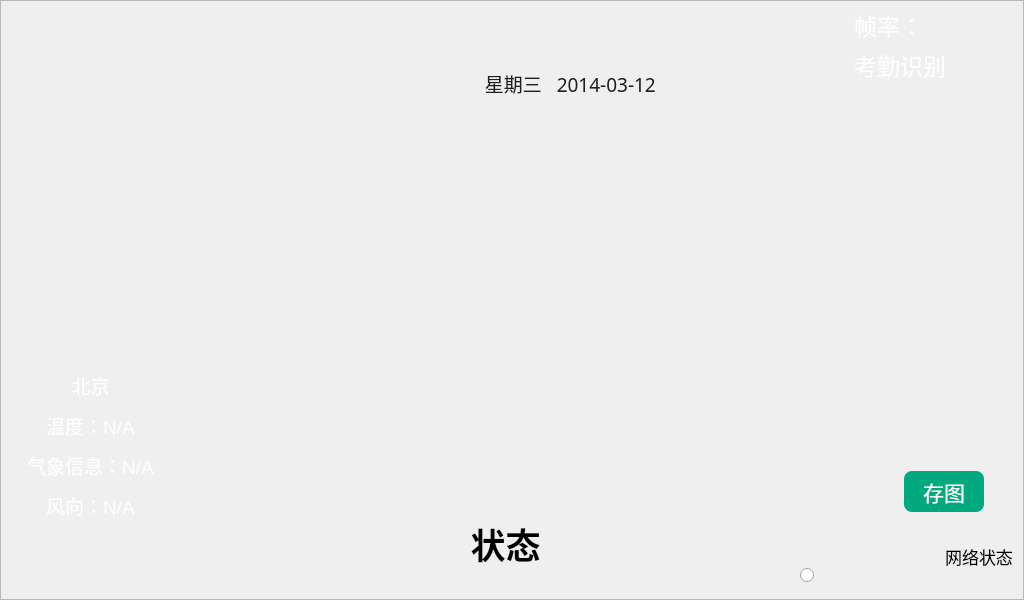
<?xml version="1.0" encoding="UTF-8"?>
<ui version="4.0">
 <class>DialogIdentify</class>
 <widget class="QWidget" name="DialogIdentify">
  <property name="geometry">
   <rect>
    <x>0</x>
    <y>0</y>
    <width>1024</width>
    <height>600</height>
   </rect>
  </property>
  <property name="minimumSize">
   <size>
    <width>0</width>
    <height>0</height>
   </size>
  </property>
  <property name="mouseTracking">
   <bool>true</bool>
  </property>
  <property name="windowTitle">
   <string>识别</string>
  </property>
  <property name="styleSheet">
   <string notr="true">QFrame#centralWgt
{
	background-image: url(:/image/ui_background_on_iden.png);
}</string>
  </property>
  <widget class="QFrame" name="centralWgt">
   <property name="geometry">
    <rect>
     <x>0</x>
     <y>0</y>
     <width>1024</width>
     <height>600</height>
    </rect>
   </property>
   <property name="autoFillBackground">
    <bool>false</bool>
   </property>
   <property name="styleSheet">
    <string notr="true">/*QWidget#wgtLeft
{    
	background-image: url(:/image/ui_iden_left_irisking.png);
}*/


QRadioButton:checked{
    color: blue;
    font: bold;
}

QRadioButton::indicator:unchecked {
	image: url(:/image/radiobuttonUnchecked_32pt.png);
 }

QRadioButton::indicator:checked {
	image: url(:/image/radiobuttonChecked_32pt.png);
 }

QWidget#wgtNetStatus
{
	background-image: url(:/image/ui_network_state.png);
}

QToolButton#toolBtnBell{
        border-top-left-radius: 3px;
        border-bottom-left-radius: 3px;  
	    background-image: url(:/image/ui_bell_normal.png);
    }
QToolButton#toolBtnBell:pressed{
	    background-image: url(:/image/ui_bell_pressed.png);
    }

QToolButton#toolBtnLogin{
        border-top-left-radius: 3px;  
        border-bottom-left-radius: 3px; 
	    background-image: url(:/image/ui_login_normal.png);
    }
QToolButton#toolBtnLogin:pressed{
	    background-image: url(:/image/ui_login_pressed.png);
    }

QLabel#labBorder
{
	background-image: url(:/image/ui_video_border.png);
}

QLabel#labLogo
{
	background-image: url(:/image/ui_iden_left_irisking.png);
}

QLabel#labStatu
{
    color: rgb(0, 0, 0);
    border-radius: 20px;
    padding: 6px;
    font: bold 26pt &quot;浪漫雅圆&quot;;
	border-image: url(:/image/ui_bar_wait.png);
}

QLabel#labDate
{
	border-image: url(:/image/ui_date_background.png);
    color: rgb(30, 30,30);
}

QLabel#labEye
{
     border-radius: 7px;
}

*{
   color: rgb(255, 255, 255);
}</string>
   </property>
   <property name="frameShape">
    <enum>QFrame::StyledPanel</enum>
   </property>
   <property name="frameShadow">
    <enum>QFrame::Raised</enum>
   </property>
   <property name="lineWidth">
    <number>0</number>
   </property>
   <widget class="QLabel" name="labelSleep">
    <property name="geometry">
     <rect>
      <x>245</x>
      <y>138</y>
      <width>498</width>
      <height>373</height>
     </rect>
    </property>
    <property name="sizePolicy">
     <sizepolicy hsizetype="Fixed" vsizetype="Fixed">
      <horstretch>0</horstretch>
      <verstretch>0</verstretch>
     </sizepolicy>
    </property>
    <property name="styleSheet">
     <string notr="true">background-image: url();</string>
    </property>
    <property name="frameShape">
     <enum>QFrame::NoFrame</enum>
    </property>
    <property name="lineWidth">
     <number>0</number>
    </property>
    <property name="text">
     <string/>
    </property>
    <property name="scaledContents">
     <bool>true</bool>
    </property>
    <property name="alignment">
     <set>Qt::AlignCenter</set>
    </property>
   </widget>
   <widget class="QLabel" name="labEye">
    <property name="enabled">
     <bool>true</bool>
    </property>
    <property name="geometry">
     <rect>
      <x>178</x>
      <y>104</y>
      <width>664</width>
      <height>498</height>
     </rect>
    </property>
    <property name="sizePolicy">
     <sizepolicy hsizetype="Fixed" vsizetype="Fixed">
      <horstretch>0</horstretch>
      <verstretch>0</verstretch>
     </sizepolicy>
    </property>
    <property name="sizeIncrement">
     <size>
      <width>0</width>
      <height>0</height>
     </size>
    </property>
    <property name="font">
     <font>
      <pointsize>20</pointsize>
     </font>
    </property>
    <property name="autoFillBackground">
     <bool>false</bool>
    </property>
    <property name="styleSheet">
     <string notr="true">background-image: url();</string>
    </property>
    <property name="frameShape">
     <enum>QFrame::NoFrame</enum>
    </property>
    <property name="lineWidth">
     <number>0</number>
    </property>
    <property name="midLineWidth">
     <number>0</number>
    </property>
    <property name="text">
     <string/>
    </property>
    <property name="scaledContents">
     <bool>true</bool>
    </property>
    <property name="alignment">
     <set>Qt::AlignCenter</set>
    </property>
   </widget>
   <widget class="QLabel" name="labDate">
    <property name="geometry">
     <rect>
      <x>480</x>
      <y>68</y>
      <width>190</width>
      <height>30</height>
     </rect>
    </property>
    <property name="font">
     <font>
      <family>Garuda</family>
      <pointsize>14</pointsize>
      <weight>50</weight>
      <italic>false</italic>
      <bold>false</bold>
     </font>
    </property>
    <property name="styleSheet">
     <string notr="true"/>
    </property>
    <property name="text">
     <string> 星期三   2014-03-12</string>
    </property>
    <property name="alignment">
     <set>Qt::AlignLeading|Qt::AlignLeft|Qt::AlignVCenter</set>
    </property>
    <property name="margin">
     <number>3</number>
    </property>
    <property name="indent">
     <number>-1</number>
    </property>
   </widget>
   <widget class="QWidget" name="wgtLeftWeatherInfo" native="true">
    <property name="geometry">
     <rect>
      <x>0</x>
      <y>105</y>
      <width>180</width>
      <height>498</height>
     </rect>
    </property>
    <property name="styleSheet">
     <string notr="true"/>
    </property>
    <widget class="QLabel" name="labWeatherIMG">
     <property name="enabled">
      <bool>false</bool>
     </property>
     <property name="geometry">
      <rect>
       <x>40</x>
       <y>70</y>
       <width>101</width>
       <height>101</height>
      </rect>
     </property>
     <property name="layoutDirection">
      <enum>Qt::LeftToRight</enum>
     </property>
     <property name="autoFillBackground">
      <bool>false</bool>
     </property>
     <property name="text">
      <string/>
     </property>
     <property name="pixmap">
      <pixmap resource="ikembx00.qrc">:/image/ui_weather_1.png</pixmap>
     </property>
     <property name="scaledContents">
      <bool>true</bool>
     </property>
     <property name="alignment">
      <set>Qt::AlignCenter</set>
     </property>
    </widget>
    <widget class="QLabel" name="labCityName">
     <property name="geometry">
      <rect>
       <x>10</x>
       <y>260</y>
       <width>161</width>
       <height>41</height>
      </rect>
     </property>
     <property name="font">
      <font>
       <pointsize>14</pointsize>
      </font>
     </property>
     <property name="text">
      <string>北京</string>
     </property>
     <property name="alignment">
      <set>Qt::AlignCenter</set>
     </property>
    </widget>
    <widget class="QLabel" name="labTemp">
     <property name="geometry">
      <rect>
       <x>10</x>
       <y>300</y>
       <width>161</width>
       <height>41</height>
      </rect>
     </property>
     <property name="font">
      <font>
       <pointsize>14</pointsize>
      </font>
     </property>
     <property name="text">
      <string>温度：N/A</string>
     </property>
     <property name="alignment">
      <set>Qt::AlignCenter</set>
     </property>
    </widget>
    <widget class="QLabel" name="labWeather">
     <property name="geometry">
      <rect>
       <x>10</x>
       <y>340</y>
       <width>161</width>
       <height>41</height>
      </rect>
     </property>
     <property name="font">
      <font>
       <pointsize>14</pointsize>
      </font>
     </property>
     <property name="text">
      <string>气象信息：N/A</string>
     </property>
     <property name="alignment">
      <set>Qt::AlignCenter</set>
     </property>
    </widget>
    <widget class="QLabel" name="labWinp">
     <property name="geometry">
      <rect>
       <x>10</x>
       <y>380</y>
       <width>161</width>
       <height>41</height>
      </rect>
     </property>
     <property name="font">
      <font>
       <pointsize>14</pointsize>
      </font>
     </property>
     <property name="text">
      <string>风向：N/A</string>
     </property>
     <property name="alignment">
      <set>Qt::AlignCenter</set>
     </property>
    </widget>
   </widget>
   <widget class="QWidget" name="wgtRight" native="true">
    <property name="geometry">
     <rect>
      <x>844</x>
      <y>1</y>
      <width>180</width>
      <height>601</height>
     </rect>
    </property>
    <widget class="QToolButton" name="toolBtnLogin">
     <property name="geometry">
      <rect>
       <x>11</x>
       <y>330</y>
       <width>165</width>
       <height>110</height>
      </rect>
     </property>
     <property name="sizePolicy">
      <sizepolicy hsizetype="Preferred" vsizetype="Preferred">
       <horstretch>0</horstretch>
       <verstretch>0</verstretch>
      </sizepolicy>
     </property>
     <property name="minimumSize">
      <size>
       <width>120</width>
       <height>100</height>
      </size>
     </property>
     <property name="font">
      <font>
       <pointsize>16</pointsize>
      </font>
     </property>
     <property name="mouseTracking">
      <bool>true</bool>
     </property>
     <property name="focusPolicy">
      <enum>Qt::NoFocus</enum>
     </property>
     <property name="autoFillBackground">
      <bool>false</bool>
     </property>
     <property name="toolButtonStyle">
      <enum>Qt::ToolButtonIconOnly</enum>
     </property>
    </widget>
    <widget class="QToolButton" name="toolBtnBell">
     <property name="geometry">
      <rect>
       <x>10</x>
       <y>130</y>
       <width>165</width>
       <height>110</height>
      </rect>
     </property>
     <property name="sizePolicy">
      <sizepolicy hsizetype="Preferred" vsizetype="Preferred">
       <horstretch>0</horstretch>
       <verstretch>0</verstretch>
      </sizepolicy>
     </property>
     <property name="minimumSize">
      <size>
       <width>120</width>
       <height>100</height>
      </size>
     </property>
     <property name="font">
      <font>
       <pointsize>16</pointsize>
      </font>
     </property>
     <property name="mouseTracking">
      <bool>true</bool>
     </property>
     <property name="focusPolicy">
      <enum>Qt::NoFocus</enum>
     </property>
     <property name="autoFillBackground">
      <bool>false</bool>
     </property>
     <property name="toolButtonStyle">
      <enum>Qt::ToolButtonIconOnly</enum>
     </property>
    </widget>
    <widget class="QLabel" name="labCountDown">
     <property name="geometry">
      <rect>
       <x>140</x>
       <y>336</y>
       <width>31</width>
       <height>30</height>
      </rect>
     </property>
     <property name="font">
      <font>
       <pointsize>18</pointsize>
      </font>
     </property>
     <property name="styleSheet">
      <string notr="true">color:rgb(255, 255, 255);
background-image: url();
border-radius: 6px; </string>
     </property>
     <property name="text">
      <string/>
     </property>
     <property name="alignment">
      <set>Qt::AlignCenter</set>
     </property>
    </widget>
    <widget class="QWidget" name="wgtNetStatus" native="true">
     <property name="geometry">
      <rect>
       <x>11</x>
       <y>520</y>
       <width>171</width>
       <height>71</height>
      </rect>
     </property>
     <property name="styleSheet">
      <string notr="true"/>
     </property>
     <layout class="QGridLayout" name="gridLayout_2">
      <property name="leftMargin">
       <number>11</number>
      </property>
      <property name="topMargin">
       <number>0</number>
      </property>
      <property name="rightMargin">
       <number>0</number>
      </property>
      <property name="bottomMargin">
       <number>0</number>
      </property>
      <property name="horizontalSpacing">
       <number>3</number>
      </property>
      <item row="0" column="0">
       <widget class="QLabel" name="labNetStateVal">
        <property name="minimumSize">
         <size>
          <width>63</width>
          <height>63</height>
         </size>
        </property>
        <property name="maximumSize">
         <size>
          <width>63</width>
          <height>63</height>
         </size>
        </property>
        <property name="frameShape">
         <enum>QFrame::NoFrame</enum>
        </property>
        <property name="text">
         <string/>
        </property>
        <property name="alignment">
         <set>Qt::AlignRight|Qt::AlignTrailing|Qt::AlignVCenter</set>
        </property>
       </widget>
      </item>
      <item row="0" column="1">
       <widget class="QLabel" name="labNetStatus">
        <property name="font">
         <font>
          <pointsize>13</pointsize>
         </font>
        </property>
        <property name="styleSheet">
         <string notr="true">color: rgb(0, 0, 0);</string>
        </property>
        <property name="frameShape">
         <enum>QFrame::NoFrame</enum>
        </property>
        <property name="text">
         <string>网络状态</string>
        </property>
        <property name="alignment">
         <set>Qt::AlignCenter</set>
        </property>
       </widget>
      </item>
     </layout>
    </widget>
    <widget class="QLabel" name="labCount">
     <property name="geometry">
      <rect>
       <x>10</x>
       <y>10</y>
       <width>101</width>
       <height>28</height>
      </rect>
     </property>
     <property name="maximumSize">
      <size>
       <width>160</width>
       <height>16777215</height>
      </size>
     </property>
     <property name="font">
      <font>
       <pointsize>17</pointsize>
      </font>
     </property>
     <property name="styleSheet">
      <string notr="true">background-image: url();</string>
     </property>
     <property name="text">
      <string>帧率：</string>
     </property>
    </widget>
    <widget class="QLabel" name="labIsLogin">
     <property name="geometry">
      <rect>
       <x>10</x>
       <y>50</y>
       <width>120</width>
       <height>28</height>
      </rect>
     </property>
     <property name="minimumSize">
      <size>
       <width>120</width>
       <height>0</height>
      </size>
     </property>
     <property name="maximumSize">
      <size>
       <width>160</width>
       <height>16777215</height>
      </size>
     </property>
     <property name="font">
      <font>
       <pointsize>17</pointsize>
      </font>
     </property>
     <property name="layoutDirection">
      <enum>Qt::LeftToRight</enum>
     </property>
     <property name="styleSheet">
      <string notr="true">background-image: url();</string>
     </property>
     <property name="text">
      <string>考勤识别</string>
     </property>
     <property name="alignment">
      <set>Qt::AlignLeading|Qt::AlignLeft|Qt::AlignVCenter</set>
     </property>
    </widget>
    <widget class="QPushButton" name="btnSaveImage">
     <property name="geometry">
      <rect>
       <x>60</x>
       <y>470</y>
       <width>80</width>
       <height>41</height>
      </rect>
     </property>
     <property name="font">
      <font>
       <pointsize>16</pointsize>
      </font>
     </property>
     <property name="styleSheet">
      <string notr="true">background-color: rgb(0, 170, 127);
border-radius:8;</string>
     </property>
     <property name="text">
      <string>存图</string>
     </property>
    </widget>
    <zorder>toolBtnBell</zorder>
    <zorder>toolBtnLogin</zorder>
    <zorder>labCountDown</zorder>
    <zorder>wgtNetStatus</zorder>
    <zorder>labCount</zorder>
    <zorder>labIsLogin</zorder>
    <zorder>btnSaveImage</zorder>
   </widget>
   <widget class="QWidget" name="wgtTime" native="true">
    <property name="geometry">
     <rect>
      <x>90</x>
      <y>7</y>
      <width>380</width>
      <height>94</height>
     </rect>
    </property>
    <layout class="QGridLayout" name="gridLayout">
     <property name="horizontalSpacing">
      <number>20</number>
     </property>
     <property name="margin">
      <number>2</number>
     </property>
     <item row="0" column="0">
      <widget class="QLabel" name="labHour">
       <property name="sizePolicy">
        <sizepolicy hsizetype="Expanding" vsizetype="Expanding">
         <horstretch>0</horstretch>
         <verstretch>0</verstretch>
        </sizepolicy>
       </property>
       <property name="frameShape">
        <enum>QFrame::NoFrame</enum>
       </property>
       <property name="alignment">
        <set>Qt::AlignCenter</set>
       </property>
      </widget>
     </item>
     <item row="0" column="1">
      <widget class="QLabel" name="labMinute">
       <property name="sizePolicy">
        <sizepolicy hsizetype="Expanding" vsizetype="Expanding">
         <horstretch>0</horstretch>
         <verstretch>0</verstretch>
        </sizepolicy>
       </property>
       <property name="frameShape">
        <enum>QFrame::NoFrame</enum>
       </property>
       <property name="alignment">
        <set>Qt::AlignCenter</set>
       </property>
      </widget>
     </item>
     <item row="0" column="2">
      <widget class="QLabel" name="labSecond">
       <property name="sizePolicy">
        <sizepolicy hsizetype="Expanding" vsizetype="Expanding">
         <horstretch>0</horstretch>
         <verstretch>0</verstretch>
        </sizepolicy>
       </property>
       <property name="frameShape">
        <enum>QFrame::NoFrame</enum>
       </property>
       <property name="alignment">
        <set>Qt::AlignCenter</set>
       </property>
      </widget>
     </item>
    </layout>
   </widget>
   <widget class="QLabel" name="labBorder">
    <property name="geometry">
     <rect>
      <x>178</x>
      <y>102</y>
      <width>666</width>
      <height>500</height>
     </rect>
    </property>
    <property name="text">
     <string/>
    </property>
   </widget>
   <widget class="QLabel" name="labStatu">
    <property name="enabled">
     <bool>true</bool>
    </property>
    <property name="geometry">
     <rect>
      <x>240</x>
      <y>500</y>
      <width>531</width>
      <height>88</height>
     </rect>
    </property>
    <property name="minimumSize">
     <size>
      <width>0</width>
      <height>0</height>
     </size>
    </property>
    <property name="maximumSize">
     <size>
      <width>16777215</width>
      <height>88</height>
     </size>
    </property>
    <property name="font">
     <font>
      <family>浪漫雅圆</family>
      <pointsize>26</pointsize>
      <weight>75</weight>
      <italic>false</italic>
      <bold>true</bold>
     </font>
    </property>
    <property name="styleSheet">
     <string notr="true"/>
    </property>
    <property name="text">
     <string>状态</string>
    </property>
    <property name="alignment">
     <set>Qt::AlignCenter</set>
    </property>
   </widget>
   <widget class="QWidget" name="wgtLeftLogo" native="true">
    <property name="geometry">
     <rect>
      <x>0</x>
      <y>105</y>
      <width>180</width>
      <height>498</height>
     </rect>
    </property>
    <layout class="QGridLayout" name="gridLayout_3">
     <property name="leftMargin">
      <number>4</number>
     </property>
     <property name="topMargin">
      <number>1</number>
     </property>
     <property name="rightMargin">
      <number>4</number>
     </property>
     <property name="bottomMargin">
      <number>1</number>
     </property>
     <item row="0" column="0">
      <widget class="QLabel" name="labLogo">
       <property name="text">
        <string/>
       </property>
      </widget>
     </item>
    </layout>
   </widget>
   <widget class="QRadioButton" name="saveImageStatus">
    <property name="geometry">
     <rect>
      <x>800</x>
      <y>560</y>
      <width>31</width>
      <height>31</height>
     </rect>
    </property>
    <property name="text">
     <string/>
    </property>
   </widget>
   <zorder>labelSleep</zorder>
   <zorder>labEye</zorder>
   <zorder>labDate</zorder>
   <zorder>wgtLeftWeatherInfo</zorder>
   <zorder>wgtRight</zorder>
   <zorder>wgtTime</zorder>
   <zorder>labBorder</zorder>
   <zorder>wgtLeftLogo</zorder>
   <zorder>saveImageStatus</zorder>
   <zorder>labStatu</zorder>
  </widget>
 </widget>
 <resources>
  <include location="ikembx00.qrc"/>
 </resources>
 <connections>
  <connection>
   <sender>toolBtnLogin</sender>
   <signal>clicked()</signal>
   <receiver>DialogIdentify</receiver>
   <slot>selectLogin()</slot>
   <hints>
    <hint type="sourcelabel">
     <x>709</x>
     <y>275</y>
    </hint>
    <hint type="destinationlabel">
     <x>804</x>
     <y>415</y>
    </hint>
   </hints>
  </connection>
  <connection>
   <sender>toolBtnBell</sender>
   <signal>clicked()</signal>
   <receiver>DialogIdentify</receiver>
   <slot>sendBell()</slot>
   <hints>
    <hint type="sourcelabel">
     <x>796</x>
     <y>62</y>
    </hint>
    <hint type="destinationlabel">
     <x>606</x>
     <y>13</y>
    </hint>
   </hints>
  </connection>
 </connections>
 <slots>
  <slot>sendBell()</slot>
  <slot>selectLogin()</slot>
 </slots>
</ui>
